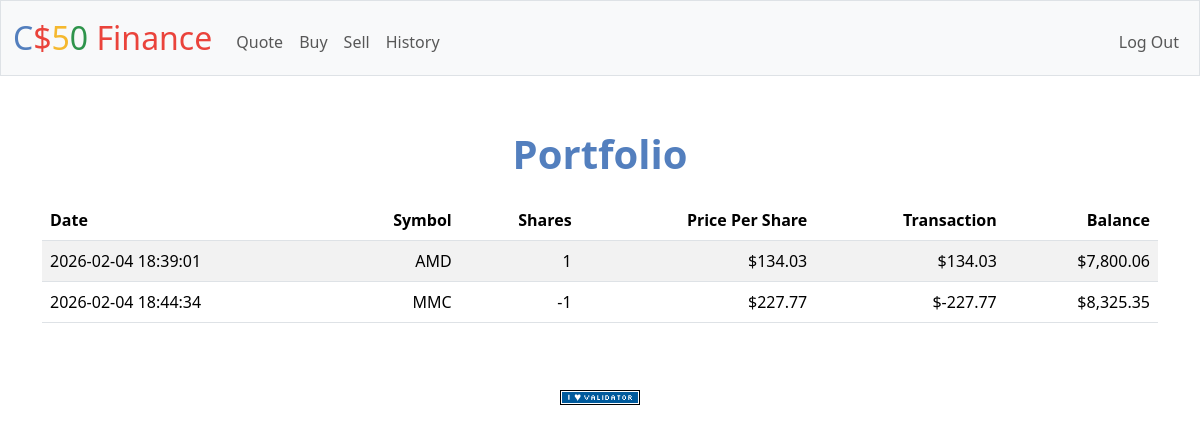
Screenshot of /history (signed in) with the database file from the repository.
### tables this page shows
CREATE TABLE history (
    id INTEGER NOT NULL,
    datestamp TEXT NOT NULL DEFAULT CURRENT_TIMESTAMP,
    symbol TEXT,
    shares INTEGER NOT NULL,
    price_per_share NUMERIC NOT NULL,
    symbol_transaction NUMERIC NOT NULL,
    balance NUMERIC NOT NULL,
    FOREIGN KEY (id) REFERENCES users(id)
);

### app.py (the view)
@app.route("/history")
@login_required
def history():
    hist = db.execute("SELECT * FROM history WHERE id = ?", session["user_id"])
    return render_template("history.html", hist=hist)

### app.py (called while the page is built)
@app.after_request
def after_request(response):
    response.headers["Cache-Control"] = "no-cache, no-store, must-revalidate"
    response.headers["Expires"] = 0
    response.headers["Pragma"] = "no-cache"
    return response

### helpers.py (called while the page is built)
def login_required(f):
    @wraps(f)
    def decorated_function(*args, **kwargs):
        if session.get("user_id") is None:
            return redirect("/login")
        return f(*args, **kwargs)
    return decorated_function

def usd(value):
    return f"${value:,.2f}"

### templates/history.html (shortened to what this page needs)
{% extends "layout.html" %}
{% block main %}
    <header class="fw-bold" style="font-size: 2.5rem; color: #537fbe;">
        Portfolio
    </header>
    <table class="table table-striped">
        <thead>
            <tr>
                <th class="text-start">Date</th>
                <th class="text-end">Symbol</th>
                <th class="text-end">Shares</th>
                <th class="text-end">Price Per Share</th>
                <th class="text-end">Transaction</th>
                <th class="text-end">Balance</th>
            </tr>
        </thead>
       <tbody>
            {% for row in hist %}
                <tr>
                    <td class="text-start">{{ row.datestamp }}</td>
                    <td class="text-end">{{ row.symbol }}</td>
                    <td class="text-end"> {{ row.shares }}
                    <td class="text-end"> {{ row.price_per_share | usd }} </td>
                    <td class="text-end"> {{ row.symbol_transaction | usd }} </td>
                    <td class="text-end"> {{ row.balance | usd }} </td>
                </tr>
            {% endfor %}
        </tbody>
    </table>
{% endblock %}

### rows the page displays
history: datestamp "2026-02-04 18:39:01", symbol "AMD", shares "1", price_per_share "$134.03", symbol_transaction "$134.03", balance "$7,800.06"
history: datestamp "2026-02-04 18:44:34", symbol "MMC", shares "-1", price_per_share "$227.77", symbol_transaction "$-227.77", balance "$8,325.35"
